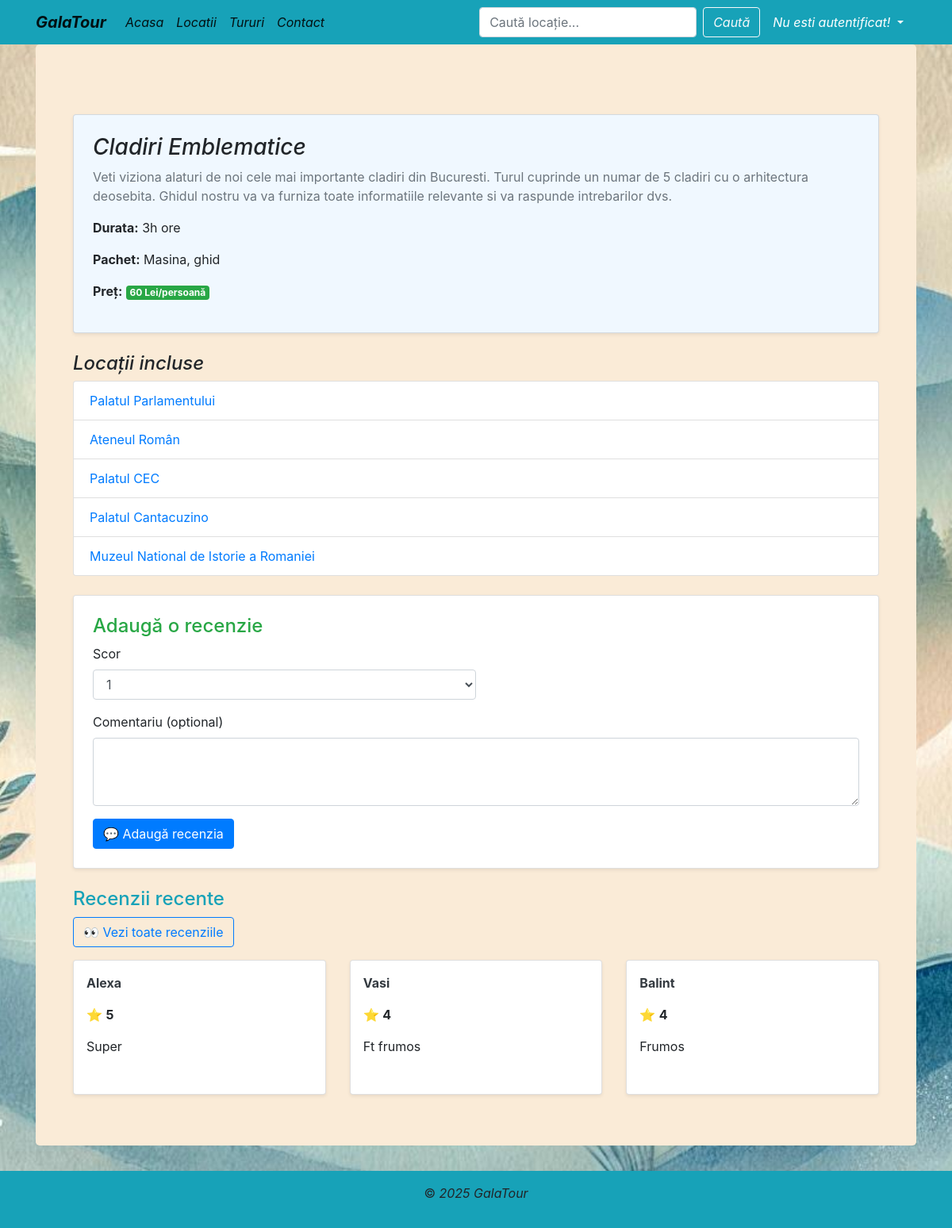
The app's page /tururi/2/, older data.
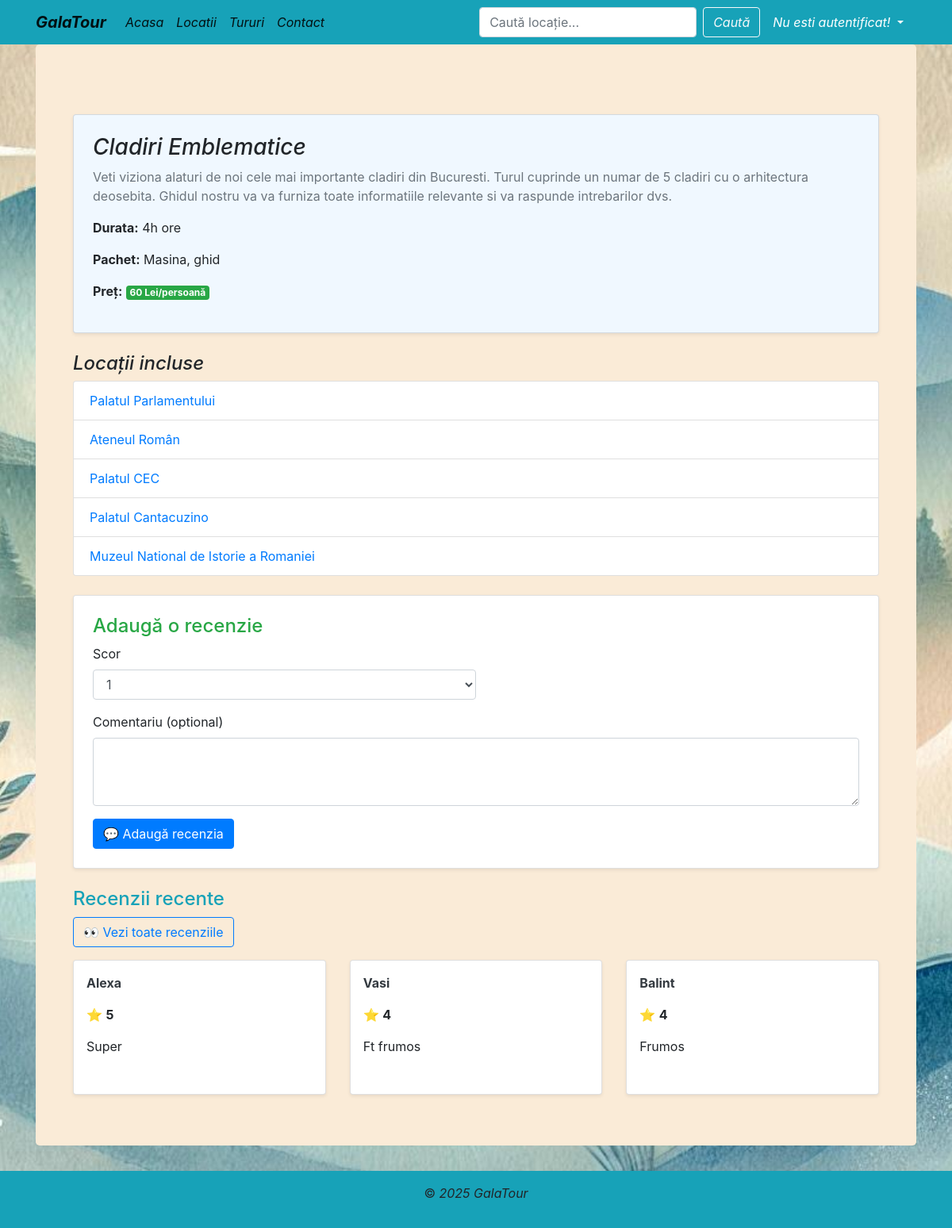
The same page, newer data.
### locatii/models.py (models this page shows, shortened)
class Tur(models.Model):
    class Meta:
        verbose_name_plural = 'Tururi'
    OPTIUNI_TIP_TUR = [
            ('predefinit', 'Predefinit'),
            ('personalizat', 'Personalizat')
        ]
    nume = CharField(max_length=128, blank=True, null=True)
    descriere = TextField(blank=True, null=True)
    locatii = ManyToManyField(Locatie, related_name='tururi')
    type = CharField(max_length=40, choices=OPTIUNI_TIP_TUR, default='predefinit' )
    durata= CharField(max_length=128, blank=True, null=True)
    pret = PositiveIntegerField(blank=False, null=False, default=1)
    pachet = TextField(blank=True, null=True)
    imagine_tur = ImageField(upload_to='imagini', blank=True, null=True)

### locatii/views.py (the view)
# urls.py: path('tururi/<int:tur_id>/', views.detalii_tur, name='detalii_tur'),
def detalii_tur(request, tur_id):
    tur = get_object_or_404(Tur, id=tur_id)
    locatii = tur.locatii.all()
    recenzii = Recenzie.objects.filter(tur=tur).order_by('-id')[:3]
    user_deja_recenzat = False
    if request.user.is_authenticated:
        user_deja_recenzat = Recenzie.objects.filter(tur=tur, user=request.user).exists()
    return render(request, 'detalii_tur.html', {
        'tur': tur,
        'locatii': locatii,
        'user_deja_recenzat': user_deja_recenzat,
        'recenzii': recenzii
    })

### locatii/templates/detalii_tur.html (shortened to what this page needs)
<!DOCTYPE html>
<html lang="en">
<head>
</head>
<body>
    {% extends 'base.html' %}
    {% block content %}
    <div class="container mt-4">
    <div class="card shadow-sm p-4" style="background-color: aliceblue">
        <h3><i>{{ tur.nume }}</i></h3>
        <p class="text-muted">{{ tur.descriere }}</p>
        <p><strong>Durata:</strong> {{ tur.durata }} ore</p>
        <p><strong>Pachet:</strong> {{ tur.pachet }}</p>
        <p><strong>Preț:</strong> <span class="badge badge-success">{{ tur.pret }} Lei/persoană</span></p>
    </div>
    </div>
    <div class="container mt-4">
        <h4><i>Locații incluse</i></h4>
    <ul class="list-group">
        {% for locatie in locatii %}
            <li class="list-group-item">
                <a href="{% url 'detalii_locatie' locatie.id %}" class="text-primary ">
                    {{ locatie.nume }}
                </a>
            </li>
        {% endfor %}
    </ul>
</div>
    {% if not user_deja_recenzat %}
    <div class="container mt-4">
        <div class="card p-4 shadow-sm">
            <h4 class="text-success">Adaugă o recenzie</h4>
            <form method="post" action="{% url 'adauga_recenzie' tur.id %}">
                <div class="form-group">
                    <label for="scor">Scor</label>
                    <select id="scor" name="scor" class="form-control w-50">
                        {% for i in "12345" %}
                            <option value="{{ i }}">{{ i }}</option>
                        {% endfor %}
                    </select>
                </div>
                <div class="form-group">
                    <label for="comentariu">Comentariu (optional)</label>
                    <textarea id="comentariu" name="comentariu" class="form-control" rows="3"></textarea>
                </div>
                <button type="submit" class="btn btn-primary">💬 Adaugă recenzia</button>
            </form>
        </div>
    </div>
{% endif %}
<div class="container mt-4">
    <h4 class="text-info">Recenzii recente</h4>
    <a href="{% url 'afiseaza_recenzii' tur.id %}" class="btn btn-outline-primary mb-3">👀 Vezi toate recenziile</a>
    {% if recenzii %}
        <div class="row">
            {% for recenzie in recenzii %}
                <div class="col-md-4 col-sm-6">
                    <div class="card p-3 mb-3 shadow-sm h-100">
                        <p class="font-weight-bold text-dark">{{ recenzie.user.username }}</p>
                        <p>⭐ <strong>{{ recenzie.scor }}</strong></p>
                        <p>{{ recenzie.comentariu }}</p>
                    </div>
                </div>
            {% endfor %}
        </div>
    {% else %}
        <p class="text-muted">Nu există recenzii pentru acest tur încă.</p>
    {% endif %}
</div>
    {% endblock %}

Row changes from the older to the newer data that the page shows:
changed Tur "Cladiri Emblematice": durata "3h" → "4h"
